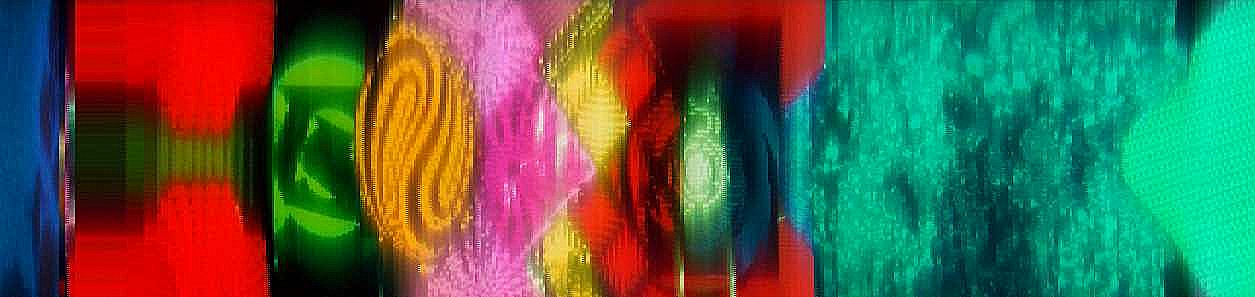
#> input picture source/recovered-artwork-1.png, 1255 x 297 px
$ python build.py
#> lines starting #> are read from the running program, lines starting #| are printed output that depends on the picture
from PIL import Image
import subprocess,pathlib
p=pathlib.Path(__file__).parent
files=[p/'recovered-artwork-1.png',p/'recovered-artwork-2.png']
for i,n in enumerate(files,1):
 im=Image.open(n).convert('RGB').resize((1024,256),Image.Resampling.LANCZOS)
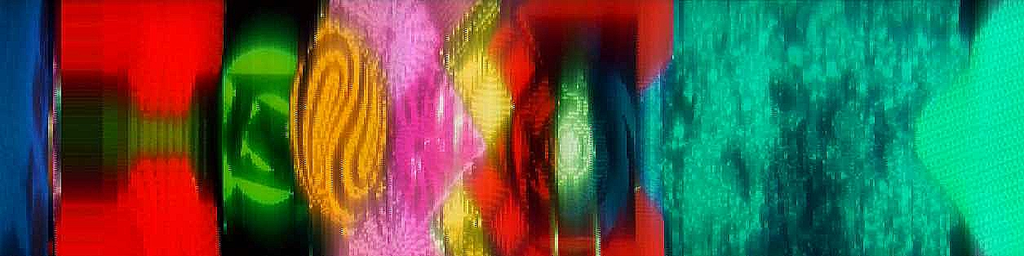
#> im: PIL image 1024x256 RGB; mean R, G, B 83.6, 97.1, 73.7
 (p/f'art{i}.rgb').write_bytes(im.tobytes())
 (p/f'art{i}.s').write_text(f'.section .rdata,"dr"\n.globl art{i}\n.p2align 4\nart{i}:\n.incbin "art{i}.rgb"\n')
subprocess.run(['/usr/local/swift/usr/bin/clang','-target','x86_64-pc-windows-msvc','-ffreestanding','-fno-builtin','-fno-stack-protector','-O2','-c','stargate.c','-o','stargate.obj'],cwd=p,check=True)
#> (this line was passed over: subprocess is not available in this run)
#> (the run stopped early here; a loop or call above may not have finished)
